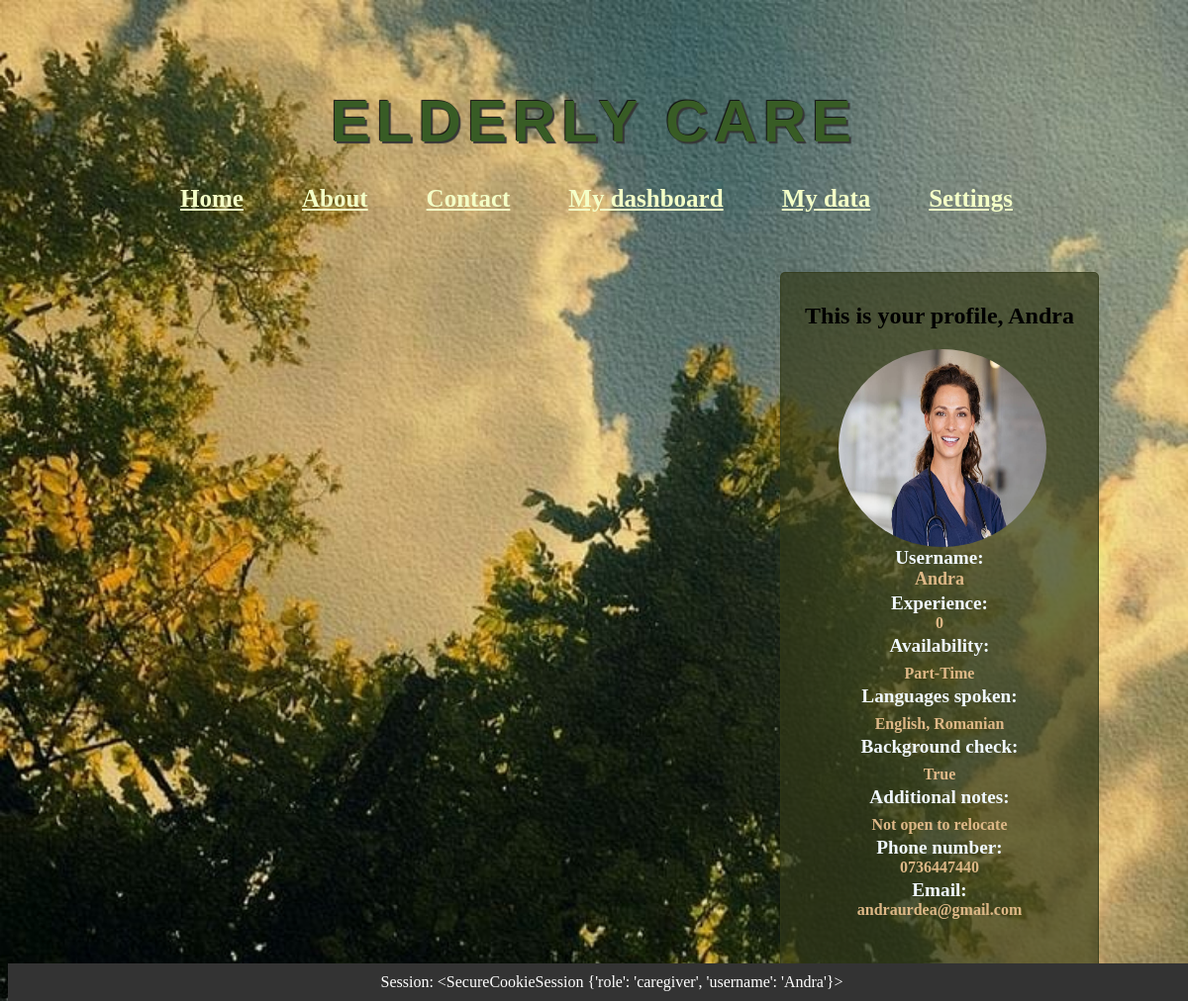
Screenshot of /caregiver_data (signed in) with the database file from the repository.
### app/models.py (models this page shows, shortened)
class Users(db.Model, UserMixin):
    __tablename__ = 'users'
    id = db.Column(db.Integer, primary_key=True)
    username = db.Column(db.String(50), unique=True, nullable=False)
    email = db.Column(db.String(120), unique=True, nullable=False)
    password = db.Column(db.String(255), nullable=False)
    location = db.Column(db.String(60), nullable=False)
    phone_number = db.Column(db.String(20), nullable=False)
    role = db.Column(db.String(15), nullable=False)
    age = db.Column(db.Integer)
    experience = db.Column(db.Integer)
    references = db.Column(ChoiceType([('Yes', 'yes'), ('No', 'no'), ('N/A', 'n/a')]))
    availability = db.Column(ChoiceType([('Full-Time', 'FT'), ('Part-Time', 'PT')]))
    languages_spoken = db.Column(db.String(100))
    background_check = db.Column(db.Boolean)
    additional_notes = db.Column(db.Text)
    type_of_care_needed = db.Column(db.String(100))
    monthly_budget = db.Column(db.Integer)
    availability_needed = db.Column(ChoiceType([('Full-Time', 'FT'), ('Part-Time', 'PT')]))
    preferred_qualifications = db.Column(db.String(100))
    medical_conditions = db.Column(db.String(100))
    picture = db.Column(db.String(300))

### app/routes.py (the view)
@auth_blueprint.route('/caregiver_data')
def caregiver_data():
    if 'role' in session and session['role'] == 'caregiver':
        if 'username' in session:
            username = session['username']
            user = Users.query.filter_by(username=username).first()
            if user:
                return render_template('caregiver_data.html', user=user)

### app/templates/caregiver_data.html (shortened to what this page needs)
{% extends 'base.html' %}
{% block content %}
    <div class="data-box">
        <h2>This is your profile, {{session['username']}}</h2>
                {% if user.picture %}
                <img src="{{ url_for('home.uploaded_file', filename=user.picture.split('/')[-1]) }}" alt="user Picture" style="width: 210px; height: 200px; border-radius: 50%; margin-left:48px">
             {% endif %}
                <strong style="color: aliceblue; font-size: larger;">Username:</strong> <span style="color: burlywood; font-size: large; font-weight: 600;"> {{ user.username }} </span><br>
                <strong style="color: aliceblue; font-size: larger; margin-top: -15px;">Experience:</strong> <span style="color: burlywood; font-weight: 600;"> {{ user.experience }} </span><br>
        <strong style="color: aliceblue; font-size: larger; margin-top: -15px;">Availability:</strong> <span style="color: burlywood; font-weight: 600; margin-top: -10px;"><br>{% if user.availability == 'Full-Time' %}Full-Time{% elif user.availability == 'Part-Time' %}Part-Time{% else %}{{ user.availability }}{% endif %}</span><br>
        <strong style="color: aliceblue; font-size: larger; margin-top: -15px;">Languages spoken:</strong> <span style="color: burlywood; font-weight: 600; margin-top: -10px;"><br>{{ user.languages_spoken }}</span> <br>
        <strong style="color: aliceblue; font-size: larger; margin-top: -15px;">Background check:</strong> <span style="color: burlywood; font-weight: 600; margin-top: -10px;"><br> {{ user.background_check }} </span><br>
        <strong style="color: aliceblue; font-size: larger; margin-top: -15px;">Additional notes:</strong><span style="color: burlywood; font-weight: 600; margin-top: -10px;"> <br>{{ user.additional_notes }} </span><br>
        <strong style="color: aliceblue; font-size: larger; margin-top: -15px;">Phone number:</strong> <span style="color: burlywood; font-weight: 600;">{{ user.phone_number }} </span><br>
        <strong style="color: aliceblue; font-size: larger; margin-top: -15px;">Email:</strong> <span style="color: burlywood; font-weight: 600;"> {{ user.email }} </span>
        <br>
        <br>
        <br>
    </div>
{% endblock %}

### app/templates/base.html (style rules this page uses)
body { background-image: url("static/bck.jpg"); background-size: cover; background-repeat: no-repeat; background-color: #153537; }

### app/templates/caregiver_data.html (style rules this page uses)
.data-box { border: 1px solid rgb(50, 57, 25, 0.7); border-radius: 5px; padding: 10px; margin-bottom: 10px; margin-top: 40px; margin-left: 780px; width: 300px; background-color: rgb(50, 57, 25, 0.7); display: inline-grid; vertical-align: top; position: relative; text-align: center; }

### rows the page displays
Users: username "Andra", picture (picture), experience "0", languages_spoken "English, Romanian", background_check "True", additional_notes "Not open to relocate", phone_number "0736447440", email "andraurdea@gmail.com"

### other values shown
{{ session }} "<SecureCookieSession {'role': 'caregiver', 'username': 'Andra'}>"
